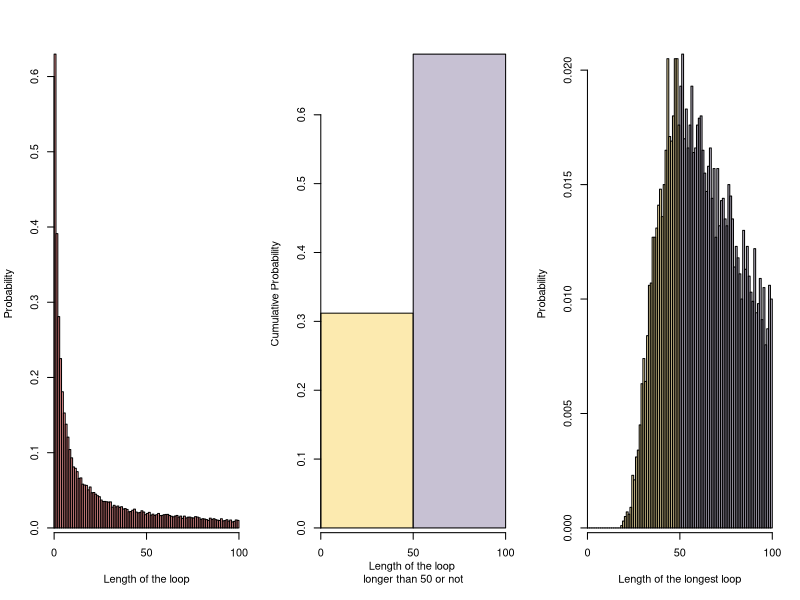

Reproduce this figure in R.
#XXXXXXXXXXXXXXXXXXXXXXXX proj2.r XXXXXXXXXXXXXXXXXXXXXXXXXXXXXXXXXXXXXXXXXXXX
# Group member
# Biwei Zhu, s2325784
# Guanhao Su, s2301705
# Shuying Liu, s2436365

#XXXXXXXXXXXXXXXXXXXXXXXXXXX Contribution XXXXXXXXXXXXXXXXXXXXXXXXXXXXXXXXXXXXXX

# Biwei Zhu completed the Question 1
# Guanhao Su completed the Question 2
# Biwei Zhu and Guanhao Su completed the question 3 and 4 together
# Shuying Liu completed the Question 5,6 and modified the whole code. 

#XXXXXXXXXXXXXXXXXXXXXXXXXXXX Variables XXXXXXXXXXXXXXXXXXXXXXXXXXXXXXXXXXXXXXX


# This project aims to calculate the surviving probability of 2n prisoners
# under three strategies:

# 1. The prisoner starts at the box with their number on it, opens it and 
# reads the number on the card: k, say. If k is not their prisoner number, 
# they go to box number k, open it and repeat the process until they have either
# found the card with their number on it, or opened n boxes without finding it.

# 2. As strategy 1, but starting from a randomly selected box.

# 3. They open n boxes at random, checking each card for their number.
# Note: The card in 2n boxes are in random order.


# Estimate the probability of a single prisoner succeeding in finding his number
# under three strategies.
# nreps is the number of replicate simulations.
# success_one is used to count the overall success times.

sim <- function(n,k,strategy,nprisoner=1,nreps=10000){
  
  success <- 0
  
  for (irep in 1:nreps) {
    cards <- sample(2*n)
    # check_cards <- array(0,n)
    flag <- array(FALSE,nprisoner)
    
    for (prisoner in 1:nprisoner) {
      if (strategy == 3) {
        open_boxes <- sample(2*n,n)
        check_cards <- cards[open_boxes]
        if (k[prisoner] %in% check_cards) flag[prisoner] <- TRUE
      }
      else {
        # if (strategy == 1) check_cards[1] <- cards[k[prisoner]]
        # else check_cards[1] <- cards[sample(2*n,1)]
        if (strategy == 1) selected_box <- k[prisoner]
        else selected_box <- sample(2*n,size=1)
        
        # for (box in 2:n) check_cards[box] <- cards[check_cards[box-1]]
        for (box in 1:n){
          if (cards[selected_box] == k[prisoner]){
            flag[prisoner] <- TRUE
            break
          }
          selected_box <- cards[selected_box]
        }
      }
    }
    success <- success+all(flag)
  }
  success/nreps
}

# time <- function(){
#   start.time <- Sys.time()
#   sim(50,1:100,1,100)
#   end.time <- Sys.time()
#   time.taken <- end.time - start.time
#   time.taken
# }
# time()

Pone <- function(n,k,strategy,nreps=10000){
  sim(n,k,strategy)
}



# Estimate the probability of all prisoners finding their number, so that all 
# are released, under three strategies.
# success_all is used to note which prisoner has succeed.
# final_success_all is used to count if 2n prisoners are released in jth experiment.

Pall <- function(n,strategy,nreps=10000){
  k <- 1:(2*n)
  sim(n,k,strategy,nprisoner=2*n)
}



# Estimate the individual success probability under n = 5 and n = 50
cat("Individual success probability under the three strategies when n = 5\n")
for (strategy in 1:3) cat(sprintf('strategy %d: %f\n',strategy,Pone(5,1,strategy,10000)))

cat("Individual success probability under the three strategies when n = 50\n")
for (strategy in 1:3) cat(sprintf('strategy %d: %f\n',strategy,Pone(50,1,strategy,10000)))

# Estimate the joint success probability under n = 5 and n = 50
cat("Joint success probability under the three strategies when n = 5\n")
for (strategy in 1:3) cat(sprintf('strategy %d: %f\n',strategy,Pall(5,strategy,10000)))

cat("Joint success probability under the three strategies when n = 50\n")
for (strategy in 1:3) cat(sprintf('strategy %d: %f\n',strategy,Pall(50,strategy,10000)))


#XXXXXXXXXXXXXXXXXXXXXXXXXXXX comments XXXXXXXXXXXXXXXXXXXXXXXXXXXXXXXXXXXXXXXX
# For one prisoner
# When a prisoner is simulated enough times, the prisoner can be successfully released is independent of the number of boxes.
# Surprisingly, the only difference between the strategy 2 and strategy 1 is the initial choice of boxes,
# but strategy 2 (prob = 0.4) will have a lower probability of success than strategies 1 & 3 (prob = 0.5).
# Speculation: If strategy 1 is chosen, then the number k can be guaranteed to be in the loop.
# So the prisoner's success depends only on the depth of the loop (Only if depth <= n can be succeed)
# However, in strategy 2, the prisoner cannot guarantee that his number is in the loop

# For 2*n prisoners
# As the number of prisoners increases,
# strategy 1 (Prob = 0.318) is more stable compared to strategies 2,3 (which converge to 0).
#XXXXXXXXXXXXXXXXXXXXXXXXXXXXXXXXXXXXXXXXXXXXXXXXXXXXXXXXXXXXXXXXXXXXXXXXXXXXXX

dloop <- function(n,nreps=10000){
  
  loops <- array(0,2*n)
  longest_loops <- array(0,2*n)
  
  for (irep in 1:nreps){
    u <- sample(2*n)
    loop_check <- array(0,2*n)
    unchecked_list <- array(TRUE,2*n)
    
    # search all loops
    while (length(u[unchecked_list])){
      start <- u[unchecked_list][1]
      k <- start
      unchecked_list[k] <- FALSE
      loop_len <- 1
      # find the loop that begins with 'start'
      while (u[k] != start){
        k <- u[k]
        unchecked_list[k] <- FALSE
        loop_len <- loop_len+1
      }
      loop_check[loop_len] <- 1
      
    }
    
    loops <- loops+loop_check
    longest_loop <- tail((1:(2*n))[as.logical(loop_check)],1)
    longest_loops[longest_loop] <- longest_loops[longest_loop]+1
  }
  rbind(loops/nreps,longest_loops/nreps)
}
y <- dloop(50)
(y[1,])#print the probability of each loop length from 1 to 2n occuring at least once.


#Visualising the probability sensibly.
n = 50
color1 <- c(rgb(250,220,120,150,max = 255), rgb(160,150,180,150,max = 255))
color2 <- c(rep(rgb(250,220,120,150,max = 255),n), rep(rgb(160,150,180,150, max = 255), n))
par(mfrow = c(1,3))#three subplot

barplot(y[1,],col = rgb(255,100,100,150,max = 255), space = 0,xaxs="i"
        , xlab = "Length of the loop", ylab = "Probability")
axis(1,c(0,50,100))

barplot(c(sum(y[2,1:50]), sum(y[2,51:100])), space = 0, col = color1, xaxs="i"
        , xlab = "Length of the loop \nlonger than 50 or not", ylab = "Cumulative Probability")
axis(1,c(0,1,2),c(0,50,100))

barplot(c((y[2,1:50]),(y[2,51:100])), space = 0, col = color2, xaxs="i"
        , xlab = "Length of the longest loop", ylab = "Probability")
axis(1,c(0,50,100))
